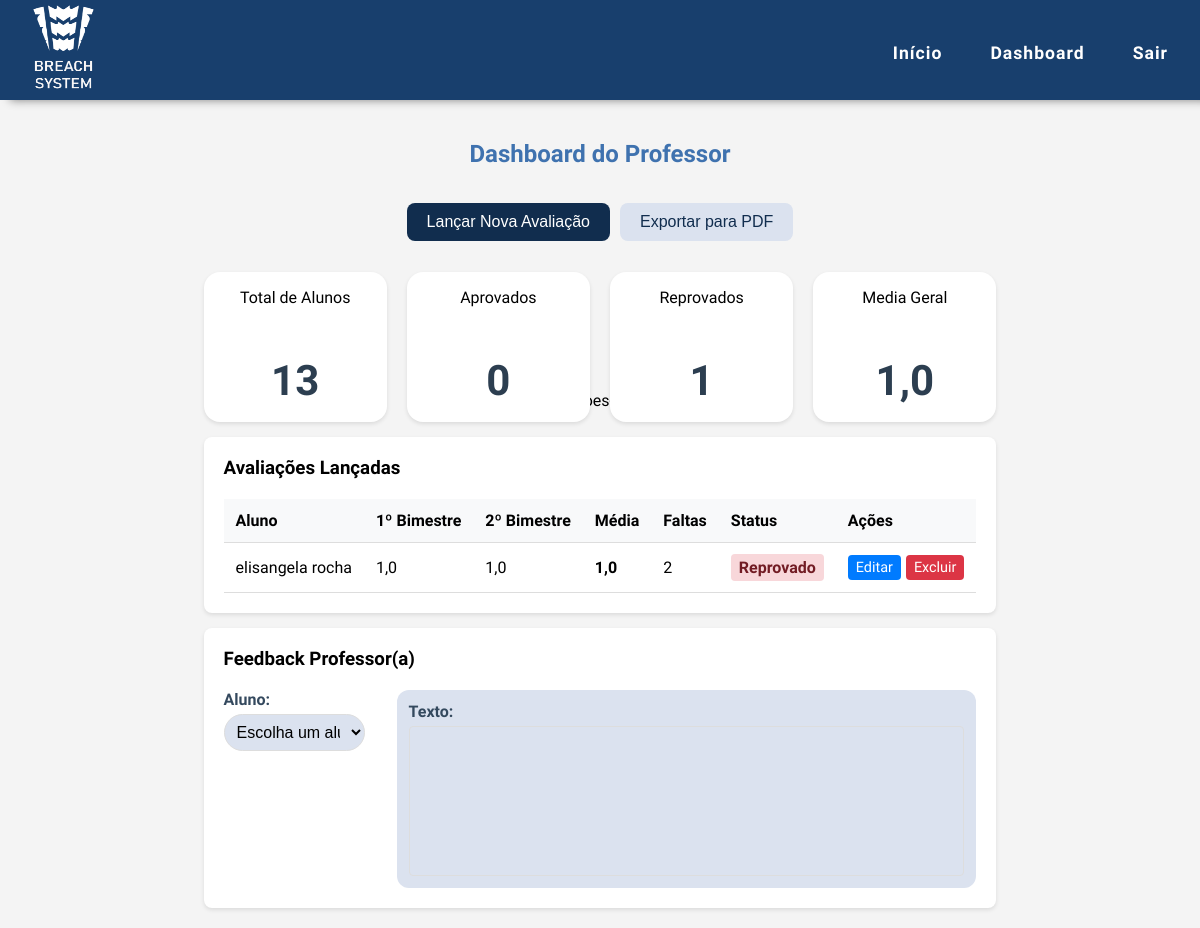
Page /dashboard/professor/ (signed in) on the earlier database version.
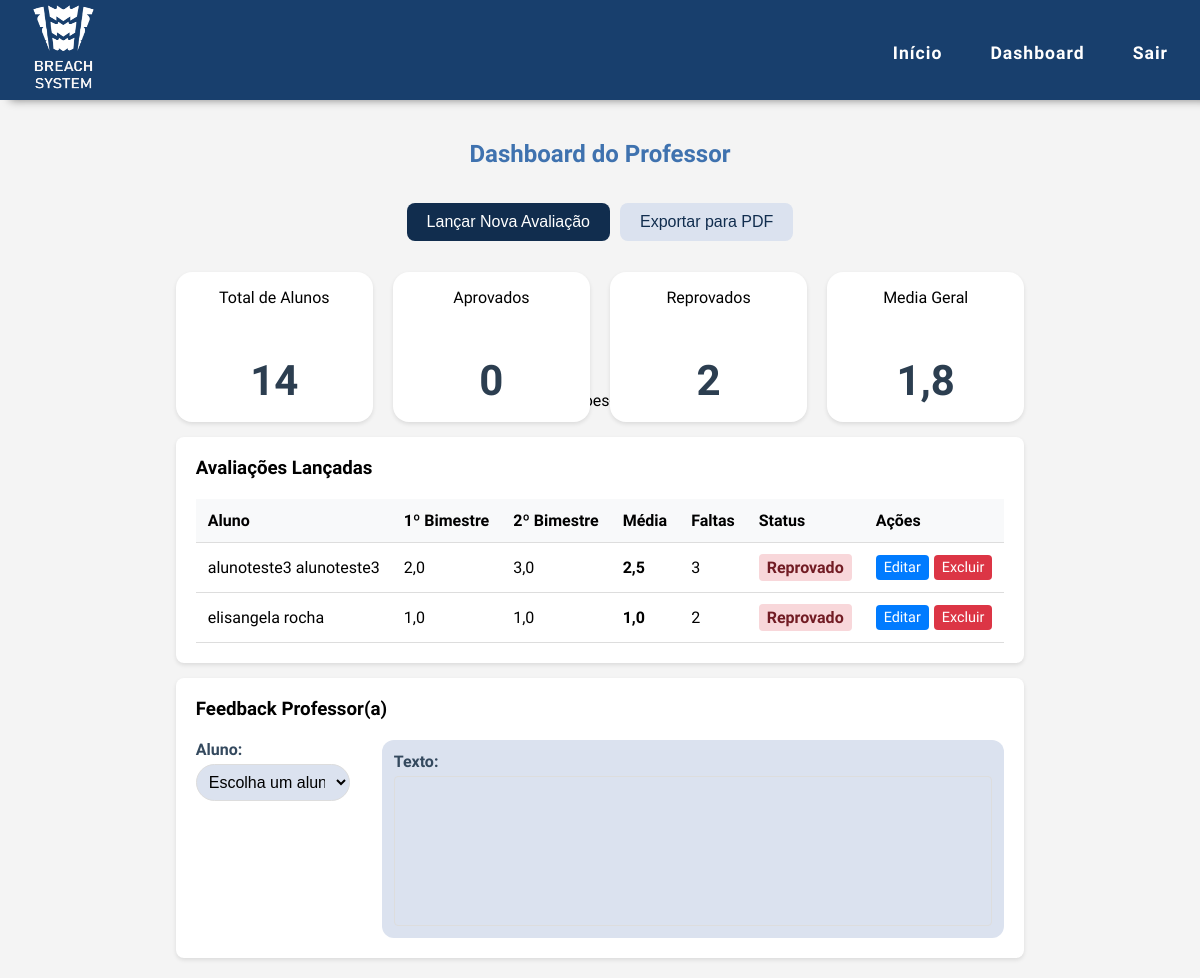
Same page on the later database version.
### alunos/models.py (models this page shows, shortened)
class Avaliacao(models.Model):
    aluno = models.ForeignKey(Aluno, on_delete=models.CASCADE)
    professor = models.ForeignKey(Professor, on_delete=models.CASCADE)
    nota_b1 = models.FloatField()
    nota_b2 = models.FloatField()
    faltas = models.PositiveIntegerField(default=0)
    STATUS_CHOICES = [
        ('Aprovado', 'Aprovado'),
        ('Reprovado', 'Reprovado'),
    ]
    status = models.CharField(max_length=20, choices=STATUS_CHOICES, blank=True)
    @property
    def media(self):
        return round((self.nota_b1 + self.nota_b2) / 2, 2)

class Aluno(models.Model):
    user = models.OneToOneField(User, on_delete=models.CASCADE)
    matricula = models.CharField(
    max_length=20,
    unique=True,
    error_messages={
        'unique': "Matrícula já cadastrada. Use uma diferente."
    }
)

### alunos/views.py (the view)
# urls.py: path('dashboard/professor/', views.dashboard_professor, name='dashboard_professor'),
@login_required
def dashboard_professor(request):
    try:
        professor = Professor.objects.get(user=request.user)
        avaliacoes = (Avaliacao.objects
                     .filter(professor=professor)
                     .select_related('aluno', 'aluno__user')
                     .order_by('aluno__user__first_name', 'aluno__user__last_name'))
        total_alunos = Aluno.objects.count()
        total_aprovados = avaliacoes.filter(status="Aprovado").count()
        total_reprovados = avaliacoes.filter(status="Reprovado").count()
        medias = [a.media for a in avaliacoes if a.media is not None]
        media_geral = round(sum(medias) / len(medias), 1) if medias else 0
        alunos = Aluno.objects.select_related("user").all().order_by("user__first_name", "user__last_name")
        return render(request, 'alunos/dashboard_professor.html',
               {'avaliacoes': avaliacoes,
                'total_alunos': total_alunos,
                'total_aprovados': total_aprovados,
                'total_reprovados': total_reprovados,
                'media_geral': media_geral,
                'alunos' : alunos})
    except Professor.DoesNotExist:
        return redirect('home')

### alunos/templates/alunos/dashboard_professor.html (shortened to what this page needs)
avaliacoes-section{% extends 'base.html' %}
{% block content %}
<div class="dashboard-container">
    <h2>Dashboard do Professor</h2>
    <div class="dashboard-actions">
        <form action="{% url 'lancar_avaliacao' %}" method="get">
            <button type="submit" class="btn-primary">Lançar Nova Avaliação</button>
        </form>
        {% if avaliacoes %}
        <form action="{% url 'exportar_pdf' %}" method="get">
            <button type="submit" class="btn-secondary">Exportar para PDF</button>
        </form>
        {% endif %}
    </div>
    {% if avaliacoes %}
    <div class="infos">
        <div class="card">
            <p>Total de Alunos</p>
            <h1>{{ total_alunos }}</h1>
        </div>
        <div class="card">
            <p>Aprovados</p>
            <h1>{{ total_aprovados }}</h1>
        </div>
        <div class="card">
            <p>Reprovados</p>
            <h1>{{ total_reprovados }}</h1>
        </div>
        <div class="card">
            <p>Media Geral</p>
            <h1>{{ media_geral }}</h1>
        </div>
    </div>
    <div class="avaliacoes-section">
        <h3>Avaliações Lançadas</h3>
            <table class="table">
                <thead>
                    <tr>
                        <th>Aluno</th>
                        <th>1º Bimestre</th>
                        <th>2º Bimestre</th>
                        <th>Média</th>
                        <th>Faltas</th>
                        <th>Status</th>
                        <th>Ações</th>
                    </tr>
                </thead>
                <tbody>
                    {% for avaliacao in avaliacoes %}
                        <tr>
                            <td>{{ avaliacao.aluno.user.get_full_name }}</td>
                            <td>{{ avaliacao.nota_b1|default:"-" }}</td>
                            <td>{{ avaliacao.nota_b2|default:"-" }}</td>
                            <td><strong>{{ avaliacao.media|default:"-" }}</strong></td>
                            <td>{{ avaliacao.faltas|default:"0" }}</td>
                            <td>
                                <span class="status-badge {% if avaliacao.status == 'Aprovado' %}status-aprovado{% elif avaliacao.status == 'Reprovado' %}status-reprovado{% else %}status-pendente{% endif %}">
                                    {{ avaliacao.status|default:"Pendente" }}
                                </span>
                            </td>
                            <td class="action-buttons">
                                <a href="{% url 'editar_avaliacao' avaliacao.id %}" class="btn-edit">Editar</a>
                                <a href="{% url 'excluir_avaliacao' avaliacao.id %}" class="btn-delete">Excluir</a>
                            </td>
                        </tr>
                    {% endfor %}
                </tbody>
            </table>
        {% else %}
            <div class="alert alert-info">
                <p>Nenhuma avaliação registrada ainda.</p>
            </div>
        {% endif %}
    </div>
    <div class="feedBack">
        <h3>Feedback Professor(a)</h3>
        <article>
            <div class="labelAuto">
                <label for="aluno">Aluno: </label>
                <select name="aluno" id="aluno" class="inputNome">
                    <option value="" disabled selected>Escolha um aluno</option>
                </select>
            </div>
            <div class="descricao">
                <label for="{{ form.aluno.id_for_label }}">Texto:</label>
                <input type="text" class="inputFeed">
            </div>
        </article>
    </div>
</div>
{% endblock %}

### templates/base.html (shortened to what this page needs)
{% load static %}
<!DOCTYPE html>
<html lang="pt-br">
<head>
    <link rel="stylesheet" href="{% static 'css/style.css' %}">
    <link href="https://cdnjs.cloudflare.com/ajax/libs/font-awesome/6.5.0/css/all.min.css" rel="stylesheet">
</head>
<body>
    {% if not request.path == '/login/' %}
        <header>
            <nav class="navbar">
                <div class="nav-container">
                    <div class="logo">
                        <img href="{% url 'home' %}" src="{% static 'image/Imagem1.png' %}"  alt="">
                    </div>
                    {% if user.is_authenticated %}
                        <div class="nav-menu">
                            <a href="{% url 'home' %}" class="nav-item">Início</a>
                            {% if user.is_staff %}
                                <a href="{% url 'dashboard_professor' %}" class="nav-item">Dashboard</a>
                            {% else %}
                                <a href="{% url 'dashboard_aluno' %}" class="nav-item">Dashboard</a>
                            {% endif %}
                            <a href="{% url 'logout' %}" class="nav-item">Sair</a>
                        </div>
                    {% endif %}
                </div>
            </nav>
        </header>
    {% endif %}
    <main>
        {% block content %}{% endblock %}
    </main>
</body>
</html>

### alunos/static/css/style.css (style rules this page uses)
main { position: absolute; top: 100px; }
h1, h2 { color: #2c3e50; margin-bottom: 20px; text-align: center; }
form { max-width: 600px; }
label { display: block; margin-bottom: 5px; color: #34495e; font-weight: bold; }
input[type="text"], input[type="password"], input[type="email"], input[type="number"], select { width: 100%; padding: 8px; border: 1px solid #ddd; border-radius: 4px; font-size: 16px; }
button { background-color: #3498db; color: white; padding: 10px 20px; border: none; border-radius: 4px; cursor: pointer; font-size: 16px; transition: background-color 0.3s; }
table { width: 100%; border-collapse: collapse; margin-top: 20px; }
th, td { padding: 12px; text-align: left; border-bottom: 1px solid #ddd; }
th { background-color: #f8f9fa; font-weight: bold; }
a { color: #3498db; text-decoration: none; }
.btn-edit { background-color: #3498db; color: white; padding: 5px 10px; border-radius: 4px; text-decoration: none; }
.btn-delete { background-color: #e74c3c; color: white; padding: 5px 10px; border-radius: 4px; text-decoration: none; }
.btn-secondary { display: inline-block; padding: 10px 20px; background-color: #F9F7F7; color: #112D4E; text-decoration: none; border-radius: 4px; transition: background-color 0.3s; font-weight: bold; }

### alunos/templates/alunos/dashboard_professor.html (style rules this page uses)
.status-badge { padding: 4px 8px; border-radius: 4px; font-weight: bold; }
.dashboard-actions { text-align: center; }
.status-reprovado { background-color: #f8d7da; color: #721c24; }
.action-buttons { display: flex; gap: 5px; }
.btn-edit, .btn-delete { padding: 4px 8px; border-radius: 4px; text-decoration: none; font-size: 0.9em; }
.btn-edit { background-color: #007bff; color: white; }
.btn-delete { background-color: #dc3545; color: white; }

Differences in the rows shown:
added Avaliacao: aluno.user.get_full_name "alunoteste3 alunoteste3", nota_b1 "2,0", nota_b2 "3,0", media "2,5", faltas "3", status "Reprovado"
Other differences:
{{ total_alunos }}: "13" → "14"
{{ total_reprovados }}: "1" → "2"
{{ media_geral }}: "1,0" → "1,8"
